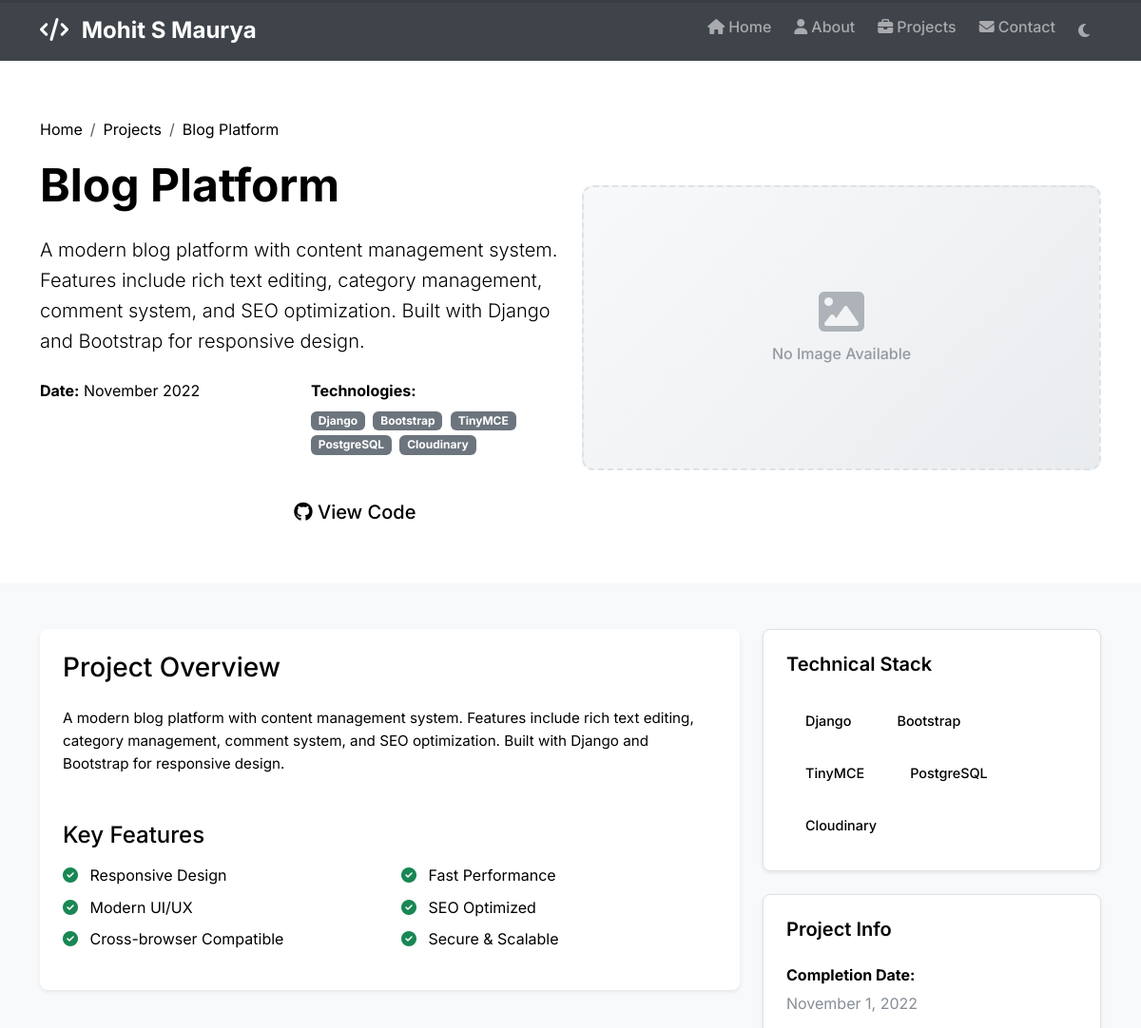
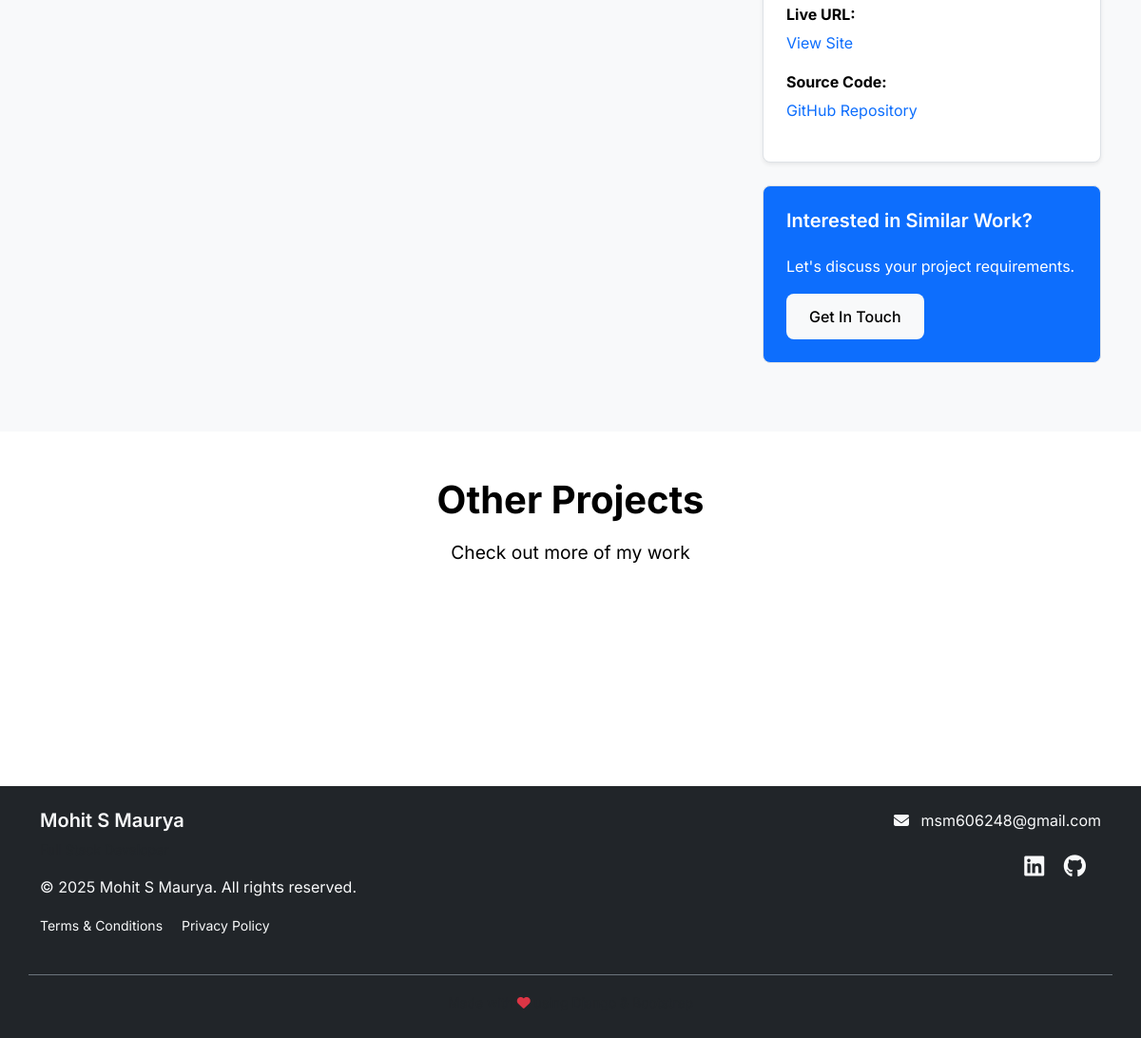
The page /projects/4/ on the database its author committed (2 pictures, top to bottom).
### portfolio/models.py (models this page shows, shortened)
class Project(models.Model):
    title = models.CharField(
        max_length=200,
        help_text="Project title"
    )
    description = models.TextField(
        max_length=5000,
        help_text="Detailed project description"
    )
    short_description = models.CharField(
        max_length=300,
        help_text="Brief description for project cards"
    )
    image = models.ImageField(
        upload_to='projects/',
        blank=True,
        null=True,
        validators=[validate_image_file],
        help_text="Project screenshot or image (max 5MB)"
    )
    technologies = models.CharField(
        max_length=500,
        help_text="Comma-separated list of technologies used"
    )
    github_url = models.URLField(
        blank=True,
        validators=[validate_url_security],
        help_text="GitHub repository URL"
    )
    live_url = models.URLField(
        blank=True,
        validators=[validate_url_security],
        help_text="Live demo URL"
    )
    is_featured = models.BooleanField(
        default=False,
        help_text="Show this project in featured section"
    )
    created_date = models.DateField(
        help_text="Project completion or creation date"
    )
    order = models.IntegerField(
        default=0,
        help_text="Display order (lower numbers appear first)"
    )
    def get_technologies_list(self):
        if not self.technologies:
            return []
        return [tech.strip() for tech in self.technologies.split(',') if tech.strip()]
    class Meta:
        ordering = ['order', '-created_date']

### portfolio/views.py (the view)
# urls.py: path('projects/<int:pk>/', views.ProjectDetailView.as_view(), name='project_detail'),
class ProjectDetailView(DetailView):
    model = Project
    template_name = 'portfolio/project_detail.html'
    context_object_name = 'project'
    def get_object(self, queryset=None):
        try:
            obj = super().get_object(queryset)
            return obj
        except Http404:
            logger.warning(f"Project with pk={self.kwargs.get('pk')} not found")
            raise Http404("Project not found")
        except Exception as e:
            logger.error(f"Error fetching project: {e}")
            raise Http404("Unable to load project")
    def get_context_data(self, **kwargs):
        context = super().get_context_data(**kwargs)
        try:
            context['profile'] = get_profile_safe()
            project = self.get_object()
            if project and project.technologies:
                try:
                    tech_list = project.get_technologies_list()
                    if tech_list:
                        related_projects = Project.objects.exclude(
                            pk=project.pk
                        ).filter(
                            technologies__icontains=tech_list[0]
                        )[:3]
                        context['related_projects'] = related_projects
                except Exception as e:
                    logger.error(f"Error fetching related projects: {e}")
                    context['related_projects'] = []
        except Exception as e:
            logger.error(f"Error in ProjectDetailView context: {e}")
            context['related_projects'] = []
        return context
    def dispatch(self, request, *args, **kwargs):
        try:
            return super().dispatch(request, *args, **kwargs)
        except Http404:
            messages.error(request, "The requested project could not be found.")
            return redirect('projects')
        except Exception as e:
            logger.error(f"Error in ProjectDetailView dispatch: {e}")
            messages.error(request, "Unable to load project details. Please try again later.")
            return redirect('projects')

### portfolio/views.py (called while the page is built)
def get_profile_safe():
    try:
        profile = Profile.objects.first()
        if not profile:
            logger.warning("No profile found in database")
        return profile
    except Exception as e:
        logger.error(f"Error fetching profile: {e}")
        return None

### templates/portfolio/project_detail.html (shortened to what this page needs)
{% extends 'base.html' %}
{% load static %}
{% block content %}
<section class="project-hero py-5">
    <div class="container">
        <div class="row align-items-center">
            <div class="col-lg-6">
                <nav aria-label="breadcrumb">
                    <ol class="breadcrumb">
                        <li class="breadcrumb-item"><a href="{% url 'portfolio:home' %}">Home</a></li>
                        <li class="breadcrumb-item"><a href="{% url 'portfolio:projects' %}">Projects</a></li>
                        <li class="breadcrumb-item active">{{ project.title }}</li>
                    </ol>
                </nav>
                <div class="d-flex align-items-center mb-3">
                    <h1 class="display-5 fw-bold me-3">{{ project.title }}</h1>
                </div>
                <p class="lead mb-4">{{ project.description }}</p>
                <div class="project-meta mb-4">
                    <div class="row">
                        <div class="col-sm-6 mb-2">
                            <strong>Date:</strong> {{ project.created_date|date:"F Y" }}
                        </div>
                        <div class="col-sm-6 mb-2">
                            <strong>Technologies:</strong>
                            <div class="mt-1">
                                {% for tech in project.get_technologies_list %}
                                    <span class="badge bg-secondary me-1">{{ tech }}</span>
                                {% endfor %}
                            </div>
                        </div>
                    </div>
                </div>
                <div class="project-links">
                    {% if project.live_url %}
                        <a href="{{ project.live_url }}" class="btn btn-primary btn-lg me-3" target="_blank">
                            <i class="fas fa-external-link-alt"></i> View Live Site
                        </a>
                    {% endif %}
                    {% if project.github_url %}
                        <a href="{{ project.github_url }}" class="btn btn-outline-primary btn-lg" target="_blank">
                            <i class="fab fa-github"></i> View Code
                        </a>
                    {% endif %}
                </div>
            </div>
            <div class="col-lg-6">
                <div class="project-image-large">
                    {% if project.image %}
                        <img src="{{ project.image.url }}" alt="{{ project.title }}" class="img-fluid rounded-3 shadow-lg">
                    {% else %}
                        <div class="project-placeholder-large">
                            <i class="fas fa-image"></i>
                            <p>No Image Available</p>
                        </div>
                    {% endif %}
                </div>
            </div>
        </div>
    </div>
</section>
<section class="project-details py-5 bg-light">
    <div class="container">
        <div class="row">
            <div class="col-lg-8">
                <div class="project-content bg-white p-4 rounded-3 shadow-sm">
                    <h3 class="mb-4">Project Overview</h3>
                    <div class="project-description">
                        {{ project.description|linebreaks }}
                    </div>
                    <h4 class="mt-5 mb-3">Key Features</h4>
                    <div class="row">
                        <div class="col-md-6">
                            <ul class="list-unstyled">
                                <li class="mb-2"><i class="fas fa-check-circle text-success me-2"></i> Responsive Design</li>
                                <li class="mb-2"><i class="fas fa-check-circle text-success me-2"></i> Modern UI/UX</li>
                                <li class="mb-2"><i class="fas fa-check-circle text-success me-2"></i> Cross-browser Compatible</li>
                            </ul>
                        </div>
                        <div class="col-md-6">
                            <ul class="list-unstyled">
                                <li class="mb-2"><i class="fas fa-check-circle text-success me-2"></i> Fast Performance</li>
                                <li class="mb-2"><i class="fas fa-check-circle text-success me-2"></i> SEO Optimized</li>
                                <li class="mb-2"><i class="fas fa-check-circle text-success me-2"></i> Secure & Scalable</li>
                            </ul>
                        </div>
                    </div>
                </div>
            </div>
            <div class="col-lg-4">
                <div class="project-sidebar">
                    <div class="sidebar-card bg-white p-4 rounded-3 shadow-sm mb-4">
                        <h5 class="mb-3">Technical Stack</h5>
                        <div class="tech-stack">
                            {% for tech in project.get_technologies_list %}
                                <span class="tech-badge">{{ tech }}</span>
                            {% endfor %}
                        </div>
                    </div>
                    <div class="sidebar-card bg-white p-4 rounded-3 shadow-sm mb-4">
                        <h5 class="mb-3">Project Info</h5>
                        <div class="info-item mb-3">
                            <strong>Completion Date:</strong>
                            <div>{{ project.created_date|date:"F j, Y" }}</div>
                        </div>
                        {% if project.live_url %}
                            <div class="info-item mb-3">
                                <strong>Live URL:</strong>
                                <div><a href="{{ project.live_url }}" target="_blank" class="text-decoration-none">View Site</a></div>
                            </div>
                        {% endif %}
                        {% if project.github_url %}
                            <div class="info-item mb-3">
                                <strong>Source Code:</strong>
                                <div><a href="{{ project.github_url }}" target="_blank" class="text-decoration-none">GitHub Repository</a></div>
                            </div>
                        {% endif %}
                    </div>
                    <div class="sidebar-card bg-primary text-white p-4 rounded-3 mb-4">
                        <h5 class="mb-3">Interested in Similar Work?</h5>
                        <p class="mb-3">Let's discuss your project requirements.</p>
                        <a href="{% url 'portfolio:contact' %}" class="btn btn-light">Get In Touch</a>
                    </div>
                </div>
            </div>
        </div>
    </div>
</section>
<section class="related-projects py-5">
    <div class="container">
        <div class="row">
            <div class="col-12 text-center mb-5">
                <h2 class="section-title">Other Projects</h2>
                <p class="section-subtitle">Check out more of my work</p>
            </div>
        </div>
        <div class="row">
            <div class="col-12 text-center">
                <a href="{% url 'portfolio:projects' %}" class="btn btn-primary btn-lg">View All Projects</a>
            </div>
        </div>
    </div>
</section>
{% endblock %}
{% block extra_css %}
<link rel="stylesheet" href="{% static 'css/project-detail.css' %}">
{% endblock %}

### static/css/colors.css (style rules this page uses)
:root { --brand-primary: #667eea; --brand-primary-dark: #5a6fd8; --brand-primary-light: #7d8df2; --brand-secondary: #764ba2; --brand-accent: #28a745; --brand-gradient: linear-gradient(135deg, #667eea 0%, #764ba2 100%); --brand-gradient-reverse: linear-gradient(135deg, #764ba2 0%, #667eea 100%); --color-success: #28a745; --color-success-dark: #1e7e34; --color-success-light: #d4edda; --color-warning: #ffc107; --color-warning-dark: #e0a800; --color-warning-light: #fff3cd; --color-danger: #dc3545; --color-danger-dark: #c82333; --color-danger-light: #f8d7da; --color-info: #17a2b8; --color-info-dark: #138496; --color-info-light: #d1ecf1; --bg-primary-light: #ffffff; --bg-secondary-light: #f8f9fa; --bg-tertiary-light: #e9ecef; --bg-accent-light: #f1f3f4; --text-primary-light: #212529; --text-secondary-light: #6c757d; --text-muted-light: #868e96; --text-inverse-light: #ffffff; --border-light: #dee2e6; --border-secondary-light: #e9ecef; --border-accent-light: #ced4da; --shadow-light: rgba(0, 0, 0, 0.1); --shadow-medium-light: rgba(0, 0, 0, 0.15); --shadow-heavy-light: rgba(0, 0, 0, 0.25); --overlay-light: rgba(255, 255, 255, 0.9); --overlay-dark-light: rgba(0, 0, 0, 0.7); --bg-primary-dark: #121212; --bg-secondary-dark: #1e1e1e; --bg-tertiary-dark: #2d2d2d; --bg-accent-dark: #3a3a3a; --text-primary-dark: #ffffff; --text-secondary-dark: #b3b3b3; --text-muted-dark: #888888; --text-inverse-dark: #121212; --border-dark: #404040; --border-secondary-dark: #333333; --border-accent-dark: #555555; --shadow-dark: rgba(0, 0, 0, 0.3); --shadow-medium-dark: rgba(0, 0, 0, 0.5); --shadow-heavy-dark: rgba(0, 0, 0, 0.8); --overlay-light-dark: rgba(30, 30, 30, 0.9); --overlay-dark-dark: rgba(0, 0, 0, 0.9); --gradient-primary: linear-gradient(135deg, var(--brand-primary) 0%, var(--brand-primary-dark) 100%); --gradient-secondary: linear-gradient(135deg, var(--brand-secondary) 0%, #495057 100%); --gradient-success: linear-gradient(135deg, var(--color-success) 0%, var(--color-success-dark) 100%); --gradient-hero-light: linear-gradient(135deg, #667eea 0%, #764ba2 100%); --gradient-hero-dark: linear-gradient(135deg, #1a1a1a 0%, #2d2d2d 100%); --hover-opacity: 0.8; --active-opacity: 0.9; --disabled-opacity: 0.6; --transition-fast: 0.15s; --transition-normal: 0.3s; --transition-slow: 0.5s; --transition-ease: cubic-bezier(0.4, 0, 0.2, 1); }
:root[data-theme="light"] { --bg-primary: var(--bg-primary-light); --bg-secondary: var(--bg-secondary-light); --bg-tertiary: var(--bg-tertiary-light); --bg-accent: var(--bg-accent-light); --text-primary: var(--text-primary-light); --text-secondary: var(--text-secondary-light); --text-muted: var(--text-muted-light); --text-inverse: var(--text-inverse-light); --border-color: var(--border-light); --border-secondary: var(--border-secondary-light); --border-accent: var(--border-accent-light); --shadow-sm: var(--shadow-light); --shadow-md: var(--shadow-medium-light); --shadow-lg: var(--shadow-heavy-light); --overlay-light: var(--overlay-light); --overlay-dark: var(--overlay-dark-light); --gradient-hero: var(--gradient-hero-light); }
* { transition: background-color var(--transition-normal) var(--transition-ease), color var(--transition-normal) var(--transition-ease), border-color var(--transition-normal) var(--transition-ease), box-shadow var(--transition-normal) var(--transition-ease); }

### static/css/project-detail.css (style rules this page uses)
.project-hero { padding-top: 2rem; padding-bottom: 2rem; }
.breadcrumb { background: none; padding: 0; margin-bottom: 1rem; }
.breadcrumb-item a { color: var(--primary-color); text-decoration: none; }
.breadcrumb-item.active { color: var(--secondary-color); }
.project-meta strong { color: var(--text-dark); }
.tech-badge { display: inline-block; background: var(--light-color); color: var(--text-dark); padding: 0.5rem 1rem; border-radius: 20px; font-size: 0.9rem; font-weight: 500; margin: 0.25rem; transition: all 0.3s ease; }
.sidebar-card { border: 1px solid var(--border-color); border-radius: 8px; transition: all 0.3s ease; }
.sidebar-card h5 { color: var(--text-dark); font-weight: 600; border-bottom: 2px solid var(--primary-color); padding-bottom: 0.5rem; }
.info-item strong { color: var(--text-dark); display: block; margin-bottom: 0.25rem; }
.info-item div { color: var(--text-muted); }
.tech-stack { display: flex; flex-wrap: wrap; gap: 0.5rem; }

### rows shown on the page
Project: title "Blog Platform", description "A modern blog platform with content management system. Features include rich text editing, category management, comment system, and SEO optimization. Built with Django and Bootstrap for responsive design.", created_date "November 2022", created_date "November 1, 2022"

### other values the page prints
{{ tech }} "Django" "Bootstrap" "TinyMCE" "PostgreSQL" "Cloudinary"
